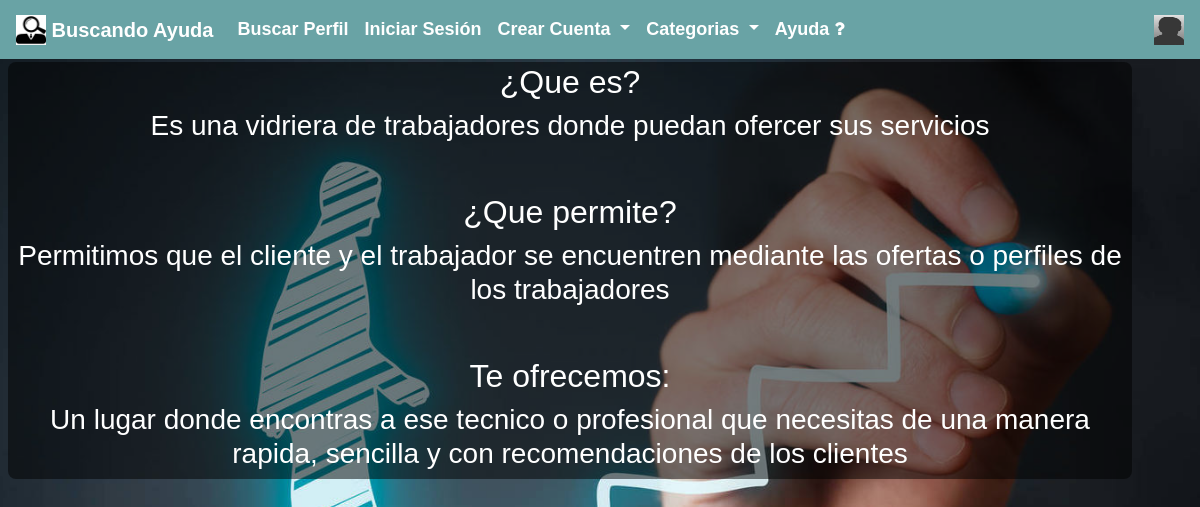
The page /cuenta/ayuda on the database its author committed.
### cuenta/models.py (models this page shows)
class Que_hacemos(models.Model):
    que_es = models.TextField(max_length=300,default="")
    que_permite = models.TextField(max_length=300,default="")
    porque_nosotros = models.TextField(max_length=300,default="")

### cuenta/views.py (the view)
# urls.py: path("ayuda", views.ayuda, name="ayuda"),
def ayuda(request):
    contenido=Que_hacemos.objects.first()
    return render(request, "cuenta/que_hacemos.html",{"contenido":contenido})

### cuenta/templates/cuenta/que_hacemos.html (shortened to what this page needs)
{% extends 'base.html' %}
{% load static %}
{% block contenido%}
<div class="row justify-content-center">
    <div id="contenedor_perfil" class="container m-2">
        <h2 class="text-white text-center">¿Que es?</h2>
        <h3 class="text-white text-center">{{contenido.que_es}}</h3>
        <br>
        <br>
        <h2 class="text-white text-center">¿Que permite?</h2>
        <h3 class="text-white text-center">{{contenido.que_permite}}</h3>
        <br>
        <br>
        <h2 class="text-white text-center">Te ofrecemos:</h2>
        <h3 class="text-white text-center">{{contenido.porque_nosotros}}</h3>
    </div>
</div>
{% endblock %}

### static/css/style.css (style rules this page uses)
body { font-size: 1.125rem; font-weight: bold; background-image: url("../img/fondo.jpg"); width: 95%; max-width: 150rem; margin: 0 auto 0 auto; background-position: center; background-repeat: no-repeat; background-size: cover; background-attachment: fixed; font-family:Arial; margin: 0; padding: 0; -webkit-box-sizing: border-box; -moz-box-sizing: border-box; box-sizing: border-box; }
#contenedor_perfil { outline: none; display: block; width: 100%; padding: 1px 1px; margin: 0 0 2rem 0; background: rgba(0,0,0,.5); color: #fff; border: none; border-radius: 8px; box-sizing: border-box; font-size: 14px; font-weight:normal; transition: all .5s ease; }

### rows shown on the page
Que_hacemos: que_es "Es una vidriera de trabajadores donde puedan ofercer sus servicios", que_permite "Permitimos que el cliente y el trabajador se encuentren mediante las ofertas o perfiles de los trabajadores", porque_nosotros "Un lugar donde encontras a ese tecnico o profesional que necesitas de una manera rapida, sencilla y con recomendaciones de los clientes"
